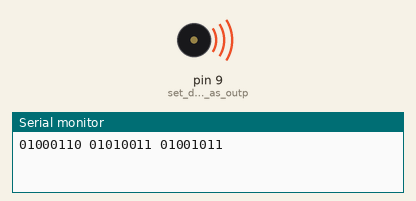
A sketch run on a simulated Arduino Uno, built with avr-gcc and run on an emulated ATmega328P. On the bench: buzzer (waves = sounding), the last lines printed to the serial monitor.

Above: at 0.35 s.
At 5.35 s:
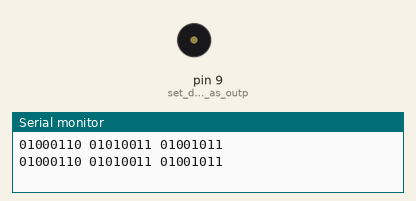
Timing chart, 0 to 6.2 s (numbered marks = the images above):
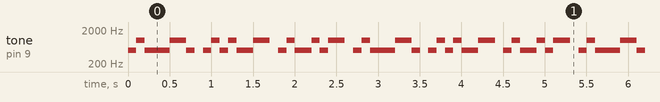

The sketch:

signal2.ino
```cpp
#define HIGH_FREQ 1000 // define high frequency
#define LOW_FREQ 500 // define low frequency
#define BAUD_RATE 9600 // define baud rate

void setup() {
  Serial.begin(BAUD_RATE); // initialize serial communication
  pinMode(9, OUTPUT); // set digital pin 9 as output
}

void loop() {
  String message = "FSK"; // the message to transmit
  String binary = ""; // binary representation of the message

  // convert message to binary
  for (int i = 0; i < message.length(); i++) {
    // convert character to binary and add leading zeros if necessary
    String binary_char = String(message[i], BIN);
    while (binary_char.length() < 8) {
      binary_char = "0" + binary_char;
    }
    binary += binary_char + ' ';
  }
  Serial.println(binary);

  // modulate the signal
  for (int i = 0; i < binary.length(); i++) {
    if (binary[i] == '0') {
      tone(9, LOW_FREQ); // transmit low frequency
    } else if (binary[i] == '1')  {
      tone(9, HIGH_FREQ); // transmit high frequency
    }
    else{
      noTone(9);
    }
    delay(100); // delay for 100 ms
    noTone(9); // stop transmitting
  }
}
```
